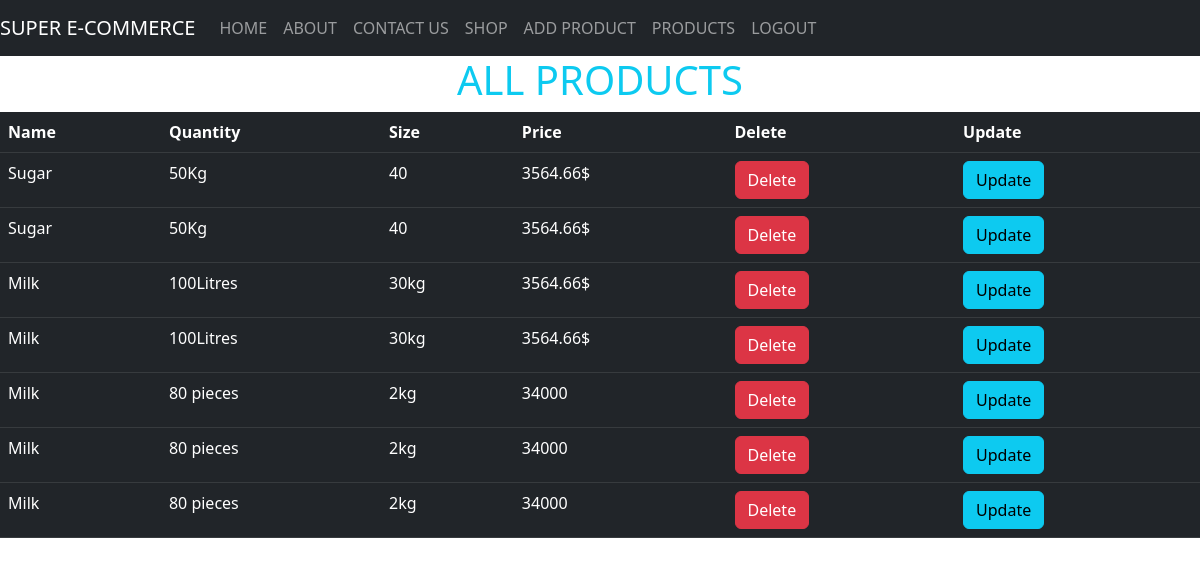
Page /products/ (signed in) on the earlier database version.
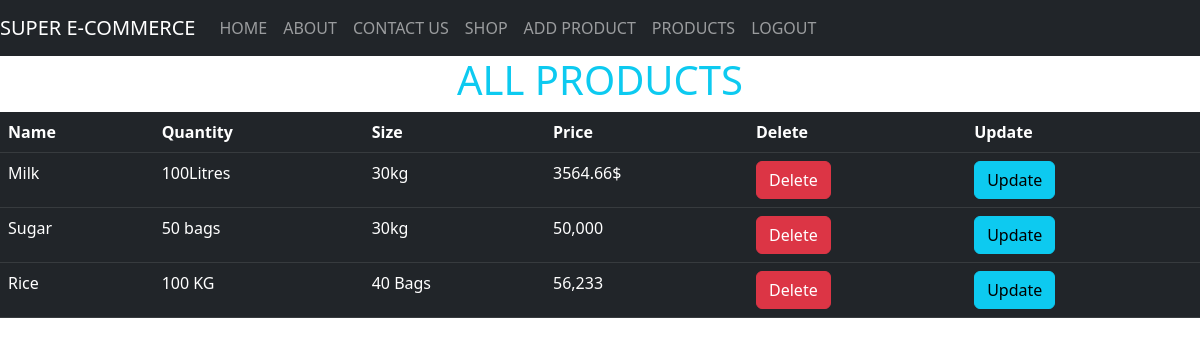
Same page on the later database version.
### Super/models.py (models this page shows)
class Product(models.Model):
    name = models.CharField(max_length=50, blank=False, null=False)
    qtty = models.CharField(max_length=20, blank=False, null=False)
    size = models.CharField(max_length=10, blank=False, null=False)
    price = models.CharField(max_length=15, blank=False, null=False)

### Super/views.py (the view)
# urls.py: path('products/', user_views.all_products, name='all_products'),
@login_required
def all_products(request):
    products = Product.objects.all()
    context = {"products": products}
    return render(request, 'products.html', context)

### templates/products.html (shortened to what this page needs)
{% extends 'master.html' %}
{% load static %}
{% block content %}
    <div>
        <h1 class="text-center text-info">ALL PRODUCTS</h1>
        <table class="table table-dark table-hover">
            <tr>
                <th>Name</th>
                <th>Quantity</th>
                <th>Size</th>
                <th>Price</th>
                <th>Delete</th>
                <th>Update</th>
            </tr>
            {% for product in products %}
                <tr>
                    <td>{{ product.name }}</td>
                    <td>{{ product.qtty }}</td>
                    <td>{{ product.size }}</td>
                    <td>{{ product.price }}</td>
                    <td><a class="btn btn-danger" href="/del-product/{{ product.id }}">Delete</a></td>
                    <td><a class="btn btn-info  " href="/update-product/{{ product.id }}">Update</a></td>
                </tr>
            {% endfor %}
        </table>
    </div>
{% endblock %}

Differences in the rows shown:
removed Product: name "Sugar", qtty "50Kg", size "40", price "3564.66$"
removed Product: name "Sugar", qtty "50Kg", size "40", price "3564.66$"
removed Product: name "Milk", qtty "100Litres", size "30kg", price "3564.66$"
removed Product: name "Milk", qtty "80 pieces", size "2kg", price "34000"
removed Product: name "Milk", qtty "80 pieces", size "2kg", price "34000"
removed Product: name "Milk", qtty "80 pieces", size "2kg", price "34000"
added Product: name "Sugar", qtty "50 bags", size "30kg", price "50,000"
added Product: name "Rice", qtty "100 KG", size "40 Bags", price "56,233"
